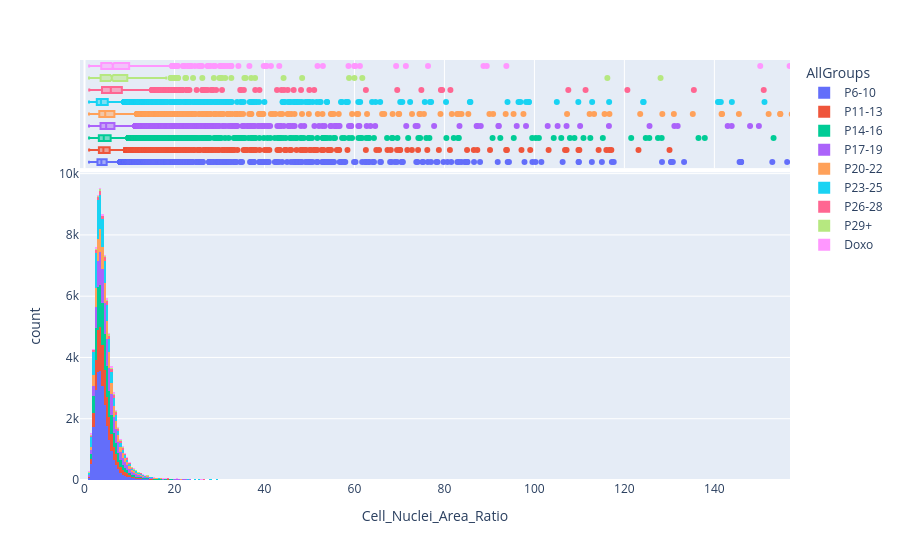

Notebook code for this chart:
### Code cell
def superplot_for_area_threshold_comparisons(
    data_df_1,
    group_avg_df_1,
    data_df_2,
    group_avg_df_2,
    x_value="AllGroups",
    y_value="Cell_AreaShape_Area",
    replicate_col_name="Replicate_Number",
    out_dir="",
    xtitle=None,
    ytitle=None,
    order=None,
    legend=True,
    title1="Original Dataset",
    title2="Excluding Cells Touching Borders",
    feature_name="cell_area",
    annotate=False,
    test=None,
    export_pivot=False,
    show_hist=False,
):
    """Make two side-by-side superplots to compare area between different conditions
    Args:
        data_df_1 (_type_): _description_
        group_avg_df_1 (_type_): _description_
        data_df_2 (_type_): _description_
        group_avg_df_2 (_type_): _description_
        x_value (str, optional): _description_. Defaults to "AllGroups".
        y_value (str, optional): _description_. Defaults to "Cell_AreaShape_Area".
        replicate_col_name (str, optional): _description_. Defaults to "Replicate_Number".
        csv_dir (str, optional): _description_. Defaults to "".
        xtitle (_type_, optional): _description_. Defaults to None.
        ytitle (_type_, optional): _description_. Defaults to None.
    """
    import matplotlib.lines as mlines
    from statannotations.Annotator import Annotator
    from statannotations.stats.StatTest import StatTest

    if order == None:
        order = get_all_group_order()
    pairs = getpairs(data_df_1, x_value, order=order)
    print(pairs)

    bottom_fence = min(
        -np.percentile(data_df_1[y_value], 10), -np.percentile(data_df_2[y_value], 10)
    )
    top_fence = max(
        np.percentile(data_df_1[y_value], 99.9), np.percentile(data_df_2[y_value], 99.9)
    )
    axlim = (bottom_fence,top_fence)
    if show_hist:
        hist = sns.kdeplot(
            data_df_1, x=y_value, hue=replicate_col_name, palette="pastel"
        )
        plt.xlim(-1,top_fence)
        plt.show()
        plt.close(hist.figure)
        
        df_sorted = data_df_1.sort_values(
            by=[x_value], key=lambda x: x.map(passage_groups_sort_key)
        ).reset_index(drop=True)
        
        import kaleido
        hist2 = px.histogram(
            df_sorted,
            x=y_value,
            color=x_value,
            marginal="box",
            #histnorm='probability density',
            range_x=(-1,top_fence)
            )
        hist2.write_image(Path(out_dir,f"{title1}_{feature_shortname}_histogram.png"), scale=1.5)
        hist2.show()
        
    fig, axes = plt.subplots(1, 2, figsize=(30, 10), sharey=True, sharex=False)
    # plt.style.use("ggplot")
    sns.set_context("talk", font_scale=1.2)
    sns.set_theme(style="whitegrid")

    # First subplot: Full Dataset
    # sns.stripplot(
    #     data=data_df_1,
    #     x=x_value, y=y_value, hue=x_value,
    #     palette="Set2",
    #     order=order,
    #     ax=axes[0],
    # )
    axes[0] = superviolinplot_helper(
        data_df_1,
        group_avg_df_1,
        axes[0],
        x_value,
        y_value,
        title1,
        replicate_col_name,
        order=order,
        annotate=annotate,
        test=test,
    )
    axes[1] = superviolinplot_helper(
        data_df_2,
        group_avg_df_2,
        axes[1],
        x_value,
        y_value,
        title2,
        replicate_col_name,
        order=order,
        annotate=annotate,
        test=test,
    )

    axes[0].set_title(title1)
    axes[1].set_title(title2)

    if legend:
        axes[0] = annotate_legend_with_shapiro(
            axes[0], group_avg_df_1, replicate_col_name
        )
        axes[1] = annotate_legend_with_shapiro(
            axes[1], group_avg_df_2, replicate_col_name
        )
    else:
        axes[0].legend_.remove()
    if ytitle is not None:
        ytitle = ytitle.replace("_"," ").title()
        axes[0].set_ylabel(ytitle)
    if xtitle is not None:
        axes[0].set_xlabel(xtitle)
        axes[1].set_xlabel(xtitle)

    plt.tight_layout()
    plt.ylim(axlim)
    plt.savefig(os.path.join(out_dir, f"combined_{feature_name}_boxplots_{title2}_{test}.png"))
    plt.show()
    if export_pivot:
        pivot_dir = os.path.join(out_dir, "pivot_tables")
        pivot_dir = Path(pivot_dir)
        Path.mkdir(pivot_dir, exist_ok=True)
        group_avg_df_1_pivot = average_groups_pivot(
            group_avg_df_1, x_value, y_value, replicate_col_name
        )
        group_avg_df_2_pivot = average_groups_pivot(
            group_avg_df_2, x_value, y_value, replicate_col_name
        )
        group_avg_df_1_pivot.to_csv(
            os.path.join(pivot_dir, f"area_pivot_{title1}.csv")
        )  # can plop this into graphpad and see what it tells me
        group_avg_df_2_pivot.to_csv(os.path.join(pivot_dir, f"area_pivot_{title2}.csv"))


superplot_for_area_threshold_comparisons(
    combined_cell_df_mitolyso,
    group_avg_area_df,
    combined_cell_df_mitolyso_borders_excluded,
    group_avg_area_df_borders_excluded,
    x_value="AllGroups",
    y_value=feature_name,
    out_dir=summary_outpath,
    xtitle="Passage Groups",
    ytitle=feature_shortname,
    feature_name=feature_shortname,
    title1="Original dataset",
    title2="Original with borders excluded",
    annotate=True,
    test="dunn",
    export_pivot=True,
    show_hist=True,
)

### Figure 1 — Plotly figure (JSON) as saved in the notebook; plotly's stock layout.template omitted (floating-point values rounded to 4 significant figures; data arrays with more than 128 entries replaced by an {"elided": "..."} marker saying what was removed)
{"data": [{"bingroup": "x", "hovertemplate": "AllGroups=P6-10<br>Cell_Nuclei_Area_Ratio=%{x}<br>count=%{y}<extra></extra>", "legendgroup": "P6-10", "marker": {"color": "#636efa", "pattern": {"shape": ""}}, "name": "P6-10", "orientation": "v", "showlegend": true, "type": "histogram", "x": {"elided": "24700 float values"}, "xaxis": "x", "yaxis": "y"}, {"hovertemplate": "AllGroups=P6-10<br>Cell_Nuclei_Area_Ratio=%{x}<extra></extra>", "legendgroup": "P6-10", "marker": {"color": "#636efa"}, "name": "P6-10", "notched": true, "showlegend": false, "type": "box", "x": {"elided": "24700 float values"}, "xaxis": "x2", "yaxis": "y2"}, {"bingroup": "x", "hovertemplate": "AllGroups=P11-13<br>Cell_Nuclei_Area_Ratio=%{x}<br>count=%{y}<extra></extra>", "legendgroup": "P11-13", "marker": {"color": "#EF553B", "pattern": {"shape": ""}}, "name": "P11-13", "orientation": "v", "showlegend": true, "type": "histogram", "x": {"elided": "11277 float values"}, "xaxis": "x", "yaxis": "y"}, {"hovertemplate": "AllGroups=P11-13<br>Cell_Nuclei_Area_Ratio=%{x}<extra></extra>", "legendgroup": "P11-13", "marker": {"color": "#EF553B"}, "name": "P11-13", "notched": true, "showlegend": false, "type": "box", "x": {"elided": "11277 float values"}, "xaxis": "x2", "yaxis": "y2"}, {"bingroup": "x", "hovertemplate": "AllGroups=P14-16<br>Cell_Nuclei_Area_Ratio=%{x}<br>count=%{y}<extra></extra>", "legendgroup": "P14-16", "marker": {"color": "#00cc96", "pattern": {"shape": ""}}, "name": "P14-16", "orientation": "v", "showlegend": true, "type": "histogram", "x": {"elided": "11944 float values"}, "xaxis": "x", "yaxis": "y"}, {"hovertemplate": "AllGroups=P14-16<br>Cell_Nuclei_Area_Ratio=%{x}<extra></extra>", "legendgroup": "P14-16", "marker": {"color": "#00cc96"}, "name": "P14-16", "notched": true, "showlegend": false, "type": "box", "x": {"elided": "11944 float values"}, "xaxis": "x2", "yaxis": "y2"}, {"bingroup": "x", "hovertemplate": "AllGroups=P17-19<br>Cell_Nuclei_Area_Ratio=%{x}<br>count=%{y}<extra></extra>", "legendgroup": "P17-19", "marker": {"color": "#ab63fa", "pattern": {"shape": ""}}, "name": "P17-19", "orientation": "v", "showlegend": true, "type": "histogram", "x": {"elided": "10696 float values"}, "xaxis": "x", "yaxis": "y"}, {"hovertemplate": "AllGroups=P17-19<br>Cell_Nuclei_Area_Ratio=%{x}<extra></extra>", "legendgroup": "P17-19", "marker": {"color": "#ab63fa"}, "name": "P17-19", "notched": true, "showlegend": false, "type": "box", "x": {"elided": "10696 float values"}, "xaxis": "x2", "yaxis": "y2"}, {"bingroup": "x", "hovertemplate": "AllGroups=P20-22<br>Cell_Nuclei_Area_Ratio=%{x}<br>count=%{y}<extra></extra>", "legendgroup": "P20-22", "marker": {"color": "#FFA15A", "pattern": {"shape": ""}}, "name": "P20-22", "orientation": "v", "showlegend": true, "type": "histogram", "x": {"elided": "7585 float values"}, "xaxis": "x", "yaxis": "y"}, {"hovertemplate": "AllGroups=P20-22<br>Cell_Nuclei_Area_Ratio=%{x}<extra></extra>", "legendgroup": "P20-22", "marker": {"color": "#FFA15A"}, "name": "P20-22", "notched": true, "showlegend": false, "type": "box", "x": {"elided": "7585 float values"}, "xaxis": "x2", "yaxis": "y2"}, {"bingroup": "x", "hovertemplate": "AllGroups=P23-25<br>Cell_Nuclei_Area_Ratio=%{x}<br>count=%{y}<extra></extra>", "legendgroup": "P23-25", "marker": {"color": "#19d3f3", "pattern": {"shape": ""}}, "name": "P23-25", "orientation": "v", "showlegend": true, "type": "histogram", "x": {"elided": "8969 float values"}, "xaxis": "x", "yaxis": "y"}, {"hovertemplate": "AllGroups=P23-25<br>Cell_Nuclei_Area_Ratio=%{x}<extra></extra>", "legendgroup": "P23-25", "marker": {"color": "#19d3f3"}, "name": "P23-25", "notched": true, "showlegend": false, "type": "box", "x": {"elided": "8969 float values"}, "xaxis": "x2", "yaxis": "y2"}, {"bingroup": "x", "hovertemplate": "AllGroups=P26-28<br>Cell_Nuclei_Area_Ratio=%{x}<br>count=%{y}<extra></extra>", "legendgroup": "P26-28", "marker": {"color": "#FF6692", "pattern": {"shape": ""}}, "name": "P26-28", "orientation": "v", "showlegend": true, "type": "histogram", "x": {"elided": "1781 float values"}, "xaxis": "x", "yaxis": "y"}, {"hovertemplate": "AllGroups=P26-28<br>Cell_Nuclei_Area_Ratio=%{x}<extra></extra>", "legendgroup": "P26-28", "marker": {"color": "#FF6692"}, "name": "P26-28", "notched": true, "showlegend": false, "type": "box", "x": {"elided": "1781 float values"}, "xaxis": "x2", "yaxis": "y2"}, {"bingroup": "x", "hovertemplate": "AllGroups=P29+<br>Cell_Nuclei_Area_Ratio=%{x}<br>count=%{y}<extra></extra>", "legendgroup": "P29+", "marker": {"color": "#B6E880", "pattern": {"shape": ""}}, "name": "P29+", "orientation": "v", "showlegend": true, "type": "histogram", "x": {"elided": "746 float values"}, "xaxis": "x", "yaxis": "y"}, {"hovertemplate": "AllGroups=P29+<br>Cell_Nuclei_Area_Ratio=%{x}<extra></extra>", "legendgroup": "P29+", "marker": {"color": "#B6E880"}, "name": "P29+", "notched": true, "showlegend": false, "type": "box", "x": {"elided": "746 float values"}, "xaxis": "x2", "yaxis": "y2"}, {"bingroup": "x", "hovertemplate": "AllGroups=Doxo<br>Cell_Nuclei_Area_Ratio=%{x}<br>count=%{y}<extra></extra>", "legendgroup": "Doxo", "marker": {"color": "#FF97FF", "pattern": {"shape": ""}}, "name": "Doxo", "orientation": "v", "showlegend": true, "type": "histogram", "x": {"elided": "1118 float values"}, "xaxis": "x", "yaxis": "y"}, {"hovertemplate": "AllGroups=Doxo<br>Cell_Nuclei_Area_Ratio=%{x}<extra></extra>", "legendgroup": "Doxo", "marker": {"color": "#FF97FF"}, "name": "Doxo", "notched": true, "showlegend": false, "type": "box", "x": {"elided": "1118 float values"}, "xaxis": "x2", "yaxis": "y2"}], "layout": {"barmode": "relative", "legend": {"title": {"text": "AllGroups"}, "tracegroupgap": 0}, "margin": {"t": 60}, "xaxis": {"anchor": "y", "domain": [0, 1], "range": [-1, 156.8], "title": {"text": "Cell_Nuclei_Area_Ratio"}}, "xaxis2": {"anchor": "y2", "domain": [0, 1], "matches": "x", "showgrid": true, "showticklabels": false}, "yaxis": {"anchor": "x", "domain": [0, 0.7326], "title": {"text": "count"}}, "yaxis2": {"anchor": "x2", "domain": [0.7426, 1], "matches": "y2", "showgrid": false, "showline": false, "showticklabels": false, "ticks": ""}}}
